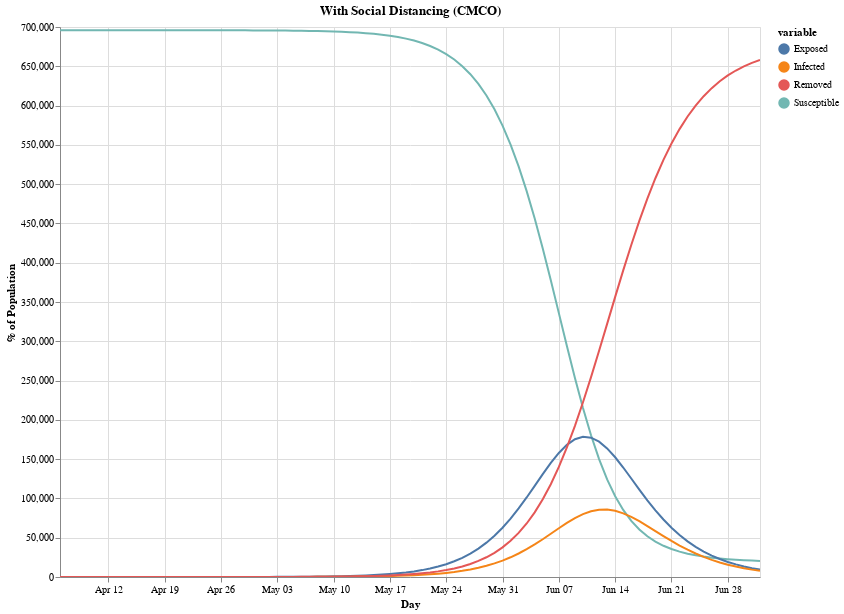

The cell this chart's notebook holds for it:
### Markdown cell above
## 3.0 SEIR Model

### Code cell
import scipy.integrate  
import numpy as np
import matplotlib.pyplot as plt
import seaborn as sns
import altair as alt
import pandas as pd
 
def base_seir_model(init_vals, params, t):
    S_0, E_0, I_0, R_0 = init_vals
    S, E, I, R = [S_0], [E_0], [I_0], [R_0]
    alpha, beta, gamma = params
    dt = t[1] - t[0]
    for _ in t[1:]:
        next_S = S[-1] - (beta*S[-1]*I[-1])*dt
        next_E = E[-1] + (beta*S[-1]*I[-1] - alpha*E[-1])*dt
        next_I = I[-1] + (alpha*E[-1] - gamma*I[-1])*dt
        next_R = R[-1] + (gamma*I[-1])*dt
        S.append(next_S)
        E.append(next_E)
        I.append(next_I)
        R.append(next_R)
    return np.stack([S, E, I, R]).T

# Define parameters
t_max = 87
dt = 1
t = np.linspace(0, t_max, int(t_max/dt) + 1)
N = 695871
init_vals = 1 - 1/N, 1/N, 0, 0
alpha = 0.2
beta = 1.40 #R0*0.4
gamma = 0.4 
params = alpha, beta, gamma
# Run simulation
results = base_seir_model(init_vals, params, t)

df_SEIR_1 = pd.DataFrame(results, columns=['Susceptible', 'Exposed', 'Infected', 'Removed'])
df_SEIR_1['Day'] = 1 + df_SEIR_1.index
df_SEIR_1['Date']=pd.date_range(start='4/6/2020', periods=t_max+1)
df_SEIR_1_melt = pd.melt(df_SEIR_1, id_vars=['Date'], value_vars=['Susceptible', 'Exposed', 'Infected', 'Removed'])  
df_SEIR_1_melt.value = round(df_SEIR_1_melt.value * N,0)

alt.data_transformers.disable_max_rows()
source = df_SEIR_1_melt
#source = df_melt[df_melt.variable.isin(['E','I'])]


nearest = alt.selection(type='single', nearest=True, on='mouseover',
                        fields=['Date'], empty='none')


# The basic line
line = alt.Chart(source, title="Without Vital Dynamic and Social Distancing").mark_line().encode(
    x= alt.X('Date', title='Day'),
    y= alt.Y('value', title='% of Population'),   
    color='variable' 
)
# Transparent selectors across the chart. This is what tells us
# the x-value of the cursor
selectors = alt.Chart(source).mark_point().encode(
    x='Date',
    opacity=alt.value(0),
).add_selection(
    nearest
).interactive()

# Draw points on the line, and highlight based on selection
points = line.mark_point().encode(
    opacity=alt.condition(nearest, alt.value(1), alt.value(0))
)

# Draw text labels near the points, and highlight based on selection
text = line.mark_text(align='left', dx=5, dy=-5).encode(
    text=alt.condition(nearest, 'value', alt.value(' '))
)

# Draw a rule at the location of the selection
rules = alt.Chart(source).mark_rule(color='gray').encode(
    x='Date',
).transform_filter(
    nearest
)

# Put the five layers into a chart and bind the data
alt.layer(
    line, selectors, points, rules, text
).properties(
    width=700, height=550
)

### Figure 1 — Vega-Lite specification as saved in the notebook (floating-point values rounded to 4 significant figures; data arrays with more than 128 entries replaced by an {"elided": "..."} marker saying what was removed)
{"config": {"view": {"continuousWidth": 400, "continuousHeight": 300}}, "layer": [{"mark": "line", "encoding": {"color": {"type": "nominal", "field": "variable"}, "x": {"type": "temporal", "field": "Date", "title": "Day"}, "y": {"type": "quantitative", "field": "value", "title": "% of Population"}}, "title": "With Social Distancing (CMCO)"}, {"mark": "point", "encoding": {"opacity": {"value": 0}, "x": {"type": "temporal", "field": "Date"}}, "selection": {"selector009": {"type": "single", "nearest": true, "on": "mouseover", "fields": ["Date"], "empty": "none"}, "selector010": {"type": "interval", "bind": "scales", "encodings": ["x", "y"]}}}, {"mark": "point", "encoding": {"color": {"type": "nominal", "field": "variable"}, "opacity": {"condition": {"value": 1, "selection": "selector009"}, "value": 0}, "x": {"type": "temporal", "field": "Date", "title": "Day"}, "y": {"type": "quantitative", "field": "value", "title": "% of Population"}}, "title": "With Social Distancing (CMCO)"}, {"mark": {"type": "rule", "color": "gray"}, "encoding": {"x": {"type": "temporal", "field": "Date"}}, "transform": [{"filter": {"selection": "selector009"}}]}, {"mark": {"type": "text", "align": "left", "dx": 5, "dy": -5}, "encoding": {"color": {"type": "nominal", "field": "variable"}, "text": {"condition": {"type": "quantitative", "field": "value", "selection": "selector009"}, "value": " "}, "x": {"type": "temporal", "field": "Date", "title": "Day"}, "y": {"type": "quantitative", "field": "value", "title": "% of Population"}}, "title": "With Social Distancing (CMCO)"}], "data": {"name": "data-d81e794b23515a0dd9ca390e4766c53c"}, "height": 550, "width": 700, "$schema": "https://vega.github.io/schema/vega-lite/v4.8.1.json", "datasets": {"data-d81e794b23515a0dd9ca390e4766c53c": {"elided": "352 records"}}}
